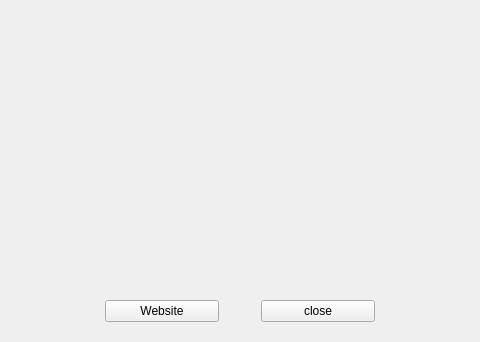
<?xml version="1.0" encoding="UTF-8"?>
<ui version="4.0">
 <class>AboutDialog</class>
 <widget class="QWidget" name="AboutDialog">
  <property name="geometry">
   <rect>
    <x>0</x>
    <y>0</y>
    <width>480</width>
    <height>342</height>
   </rect>
  </property>
  <property name="windowTitle">
   <string>Inlook 1.0</string>
  </property>
  <layout class="QGridLayout" name="gridLayout">
   <item row="0" column="0">
    <widget class="QWidget" name="mainWidget" native="true">
     <layout class="QGridLayout" name="gridLayout_3">
      <item row="0" column="0">
       <layout class="QGridLayout" name="mainLayout">
        <item row="0" column="0">
         <spacer name="horizontalSpacer">
          <property name="orientation">
           <enum>Qt::Horizontal</enum>
          </property>
          <property name="sizeHint" stdset="0">
           <size>
            <width>40</width>
            <height>20</height>
           </size>
          </property>
         </spacer>
        </item>
        <item row="4" column="0" colspan="7">
         <widget class="QLabel" name="descLabel">
          <property name="text">
           <string/>
          </property>
         </widget>
        </item>
        <item row="0" column="2" colspan="3">
         <widget class="QLabel" name="iconLabel">
          <property name="sizePolicy">
           <sizepolicy hsizetype="Fixed" vsizetype="Preferred">
            <horstretch>0</horstretch>
            <verstretch>0</verstretch>
           </sizepolicy>
          </property>
          <property name="minimumSize">
           <size>
            <width>100</width>
            <height>100</height>
           </size>
          </property>
          <property name="maximumSize">
           <size>
            <width>100</width>
            <height>100</height>
           </size>
          </property>
          <property name="text">
           <string/>
          </property>
         </widget>
        </item>
        <item row="0" column="1">
         <spacer name="horizontalSpacer_3">
          <property name="orientation">
           <enum>Qt::Horizontal</enum>
          </property>
          <property name="sizeHint" stdset="0">
           <size>
            <width>40</width>
            <height>20</height>
           </size>
          </property>
         </spacer>
        </item>
        <item row="1" column="2" colspan="3">
         <spacer name="verticalSpacer">
          <property name="orientation">
           <enum>Qt::Vertical</enum>
          </property>
          <property name="sizeHint" stdset="0">
           <size>
            <width>20</width>
            <height>40</height>
           </size>
          </property>
         </spacer>
        </item>
        <item row="2" column="0" colspan="7">
         <widget class="QLabel" name="verLabel">
          <property name="text">
           <string/>
          </property>
         </widget>
        </item>
        <item row="3" column="2" colspan="3">
         <spacer name="verticalSpacer_3">
          <property name="orientation">
           <enum>Qt::Vertical</enum>
          </property>
          <property name="sizeHint" stdset="0">
           <size>
            <width>20</width>
            <height>40</height>
           </size>
          </property>
         </spacer>
        </item>
        <item row="0" column="6">
         <spacer name="horizontalSpacer_2">
          <property name="orientation">
           <enum>Qt::Horizontal</enum>
          </property>
          <property name="sizeHint" stdset="0">
           <size>
            <width>40</width>
            <height>20</height>
           </size>
          </property>
         </spacer>
        </item>
        <item row="0" column="5">
         <spacer name="horizontalSpacer_4">
          <property name="orientation">
           <enum>Qt::Horizontal</enum>
          </property>
          <property name="sizeHint" stdset="0">
           <size>
            <width>40</width>
            <height>20</height>
           </size>
          </property>
         </spacer>
        </item>
        <item row="5" column="2" colspan="3">
         <spacer name="verticalSpacer_2">
          <property name="orientation">
           <enum>Qt::Vertical</enum>
          </property>
          <property name="sizeHint" stdset="0">
           <size>
            <width>20</width>
            <height>40</height>
           </size>
          </property>
         </spacer>
        </item>
        <item row="6" column="4" colspan="2">
         <widget class="QPushButton" name="closeButton">
          <property name="text">
           <string>close</string>
          </property>
         </widget>
        </item>
        <item row="6" column="1" colspan="2">
         <widget class="QPushButton" name="webButton">
          <property name="text">
           <string>Website</string>
          </property>
         </widget>
        </item>
       </layout>
      </item>
     </layout>
    </widget>
   </item>
  </layout>
 </widget>
 <resources/>
 <connections/>
</ui>
